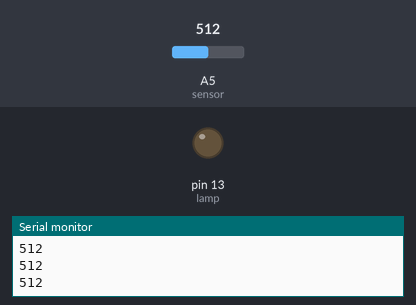
This sketch was run on a simulated Arduino Uno, built with avr-gcc and run on an emulated ATmega328P. Shown: output pins drawn as LEDs (lit = HIGH), the last lines printed to the serial monitor. Inputs (shaded band) come from the test bench; at power-on: A5 (sensor) = 512. The audio player accepts every command and is not drawn.

Above: at 1.7 s.
1.8 s: A5 (sensor) set to 482
At 2.6 s:
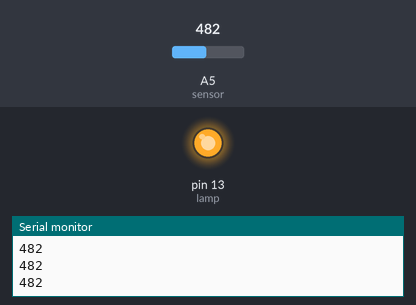
3.3 s: A5 (sensor) set to 695
4.8 s: A5 (sensor) set to 724
At 5.3 s:
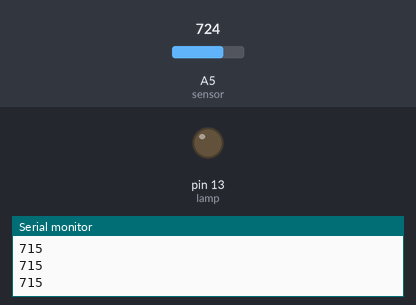
6.3 s: A5 (sensor) set to 490
At 7.5 s:
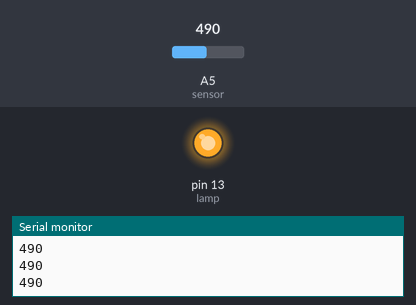
Timing chart, 0 to 9.0 s (numbered marks = the images above; inputs shaded):
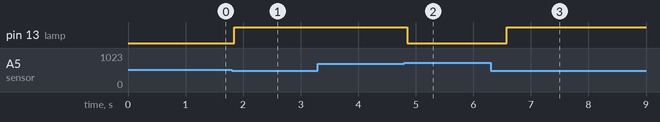

The sketch:

HandInHandPlayer.ino
```cpp
#include <SoftwareSerial.h>
#include "DFRobotDFPlayerMini.h"

const int sensor = A5;
const int lamp = 13;
const int mp3_rx = 2;
const int mp3_tx = 3;

int value = 1023;
boolean touched = false;
boolean state;

SoftwareSerial mp3Serial(mp3_rx, mp3_tx);
DFRobotDFPlayerMini myDFPlayer;

void setup() {
  Serial.begin(9600);
  mp3Serial.begin(9600);

  if (!myDFPlayer.begin(mp3Serial)) {
    Serial.println(F("Unable to begin:"));
    Serial.println(F("1.Please recheck the connection!"));
    Serial.println(F("2.Please insert the SD card!"));
    while(true);
  }

  myDFPlayer.setTimeOut(500);
  myDFPlayer.volume(20);

  pinMode(lamp, OUTPUT);
}

void loop() {
  check();
  delay(10);
}

void check() {
  int raw = analogRead(sensor);
  value += (raw - value) * 0.1;

  Serial.println(value);

  if (!touched && value < 500) {
    touched = true;
    digitalWrite(lamp, HIGH);
    myDFPlayer.next();
  } else if (touched && value >= 700) {
    touched = false;
    digitalWrite(lamp, LOW);
    myDFPlayer.pause();
  }
}
```

Measured:
- the behaviour switches between 500 and 499 on A5 (sensor) (found by bisection; images 0 and 1)
- the behaviour switches between 708 and 709 on A5 (sensor) (found by bisection; images 1 and 2)
- after the input at 1.8 s, pin 13 (lamp): LOW → HIGH at once
- after the input at 4.8 s, pin 13 (lamp): HIGH → LOW after 0.05 s
- after the input at 6.3 s, pin 13 (lamp): LOW → HIGH after 0.28 s
